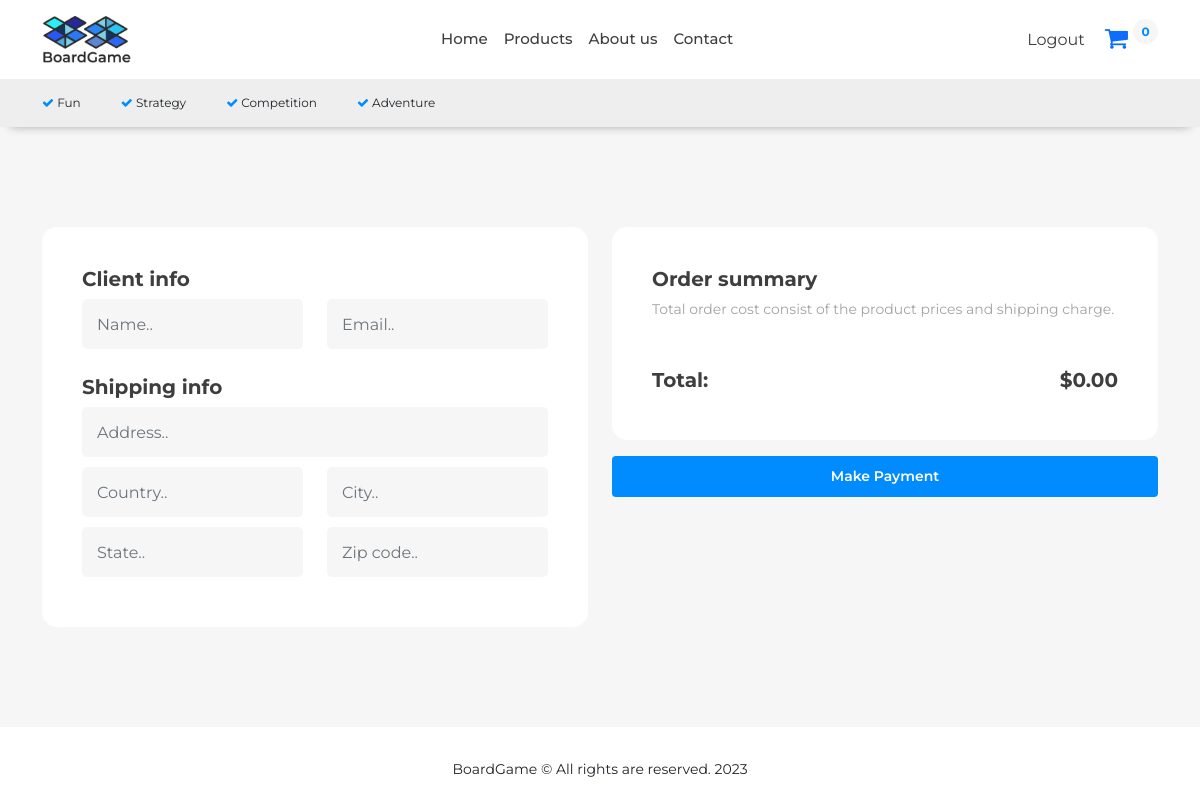
/checkout/ (signed in), run on an earlier commit of the app's database.
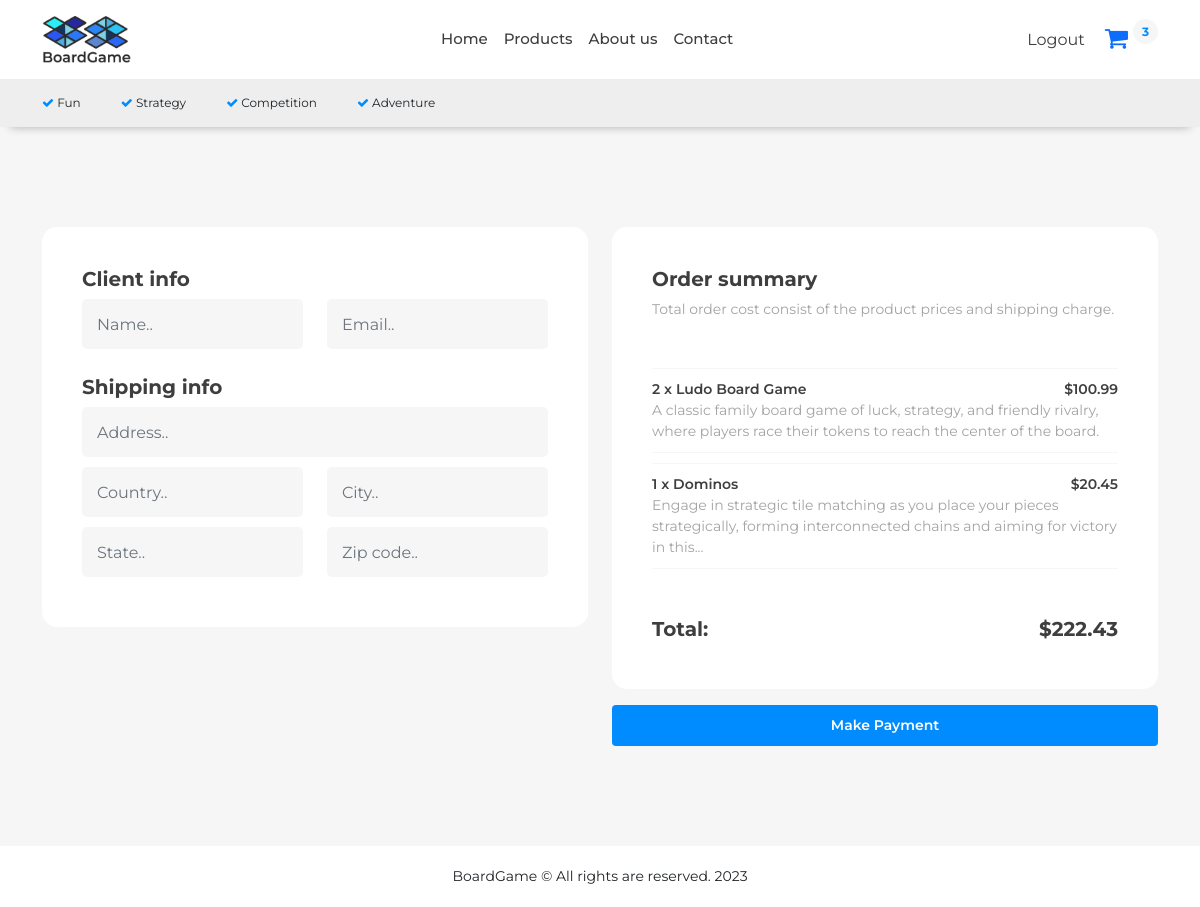
And on a later commit of the database.
### store/models.py (models this page shows, shortened)
class Order(models.Model):
    customer = models.ForeignKey(Customer, on_delete=models.SET_NULL, blank=True, null=True)
    date_ordered = models.DateTimeField(auto_now_add=True)
    complete = models.BooleanField(default=False, null=True, blank=False)
    transaction_id = models.CharField(max_length=200, null=True)
    @property
    def shipping(self):
        shipping = False
        orderitems = self.orderitem_set.all()
        for i in orderitems:
            if i.product.digital == False:
                shipping = True
            return shipping
    @property
    def get_cart_total(self):
        orderitems = self.orderitem_set.all()
        total = sum([item.get_total for item in orderitems])
        return total
    @property
    def get_cart_items(self):
        orderitems = self.orderitem_set.all()
        total = sum([item.quantity for item in orderitems])
        return total

class OrderItem(models.Model):
    product = models.ForeignKey(Product, on_delete=models.SET_NULL, blank=True, null=True)
    order = models.ForeignKey(Order, on_delete=models.SET_NULL, blank=True, null=True)
    quantity = models.IntegerField(default=0, null=True, blank=True)
    date_added = models.DateTimeField(auto_now_add=True)
    @property
    def get_total(self):
        total = self.product.price * self.quantity
        return total

class Product(models.Model):
    name = models.CharField(max_length=200, null=True)
    shortDescription = models.TextField()
    description = models.TextField()
    rules = models.TextField(default='', null=False, blank=False)
    price = models.FloatField(default='', null=False, blank=False)
    digital = models.BooleanField(default=False, null=True, blank=False)
    image = models.ImageField(null=True, blank=True)

### store/views.py (the view)
# urls.py: path('checkout/', views.checkout, name="checkout"),
@login_required(login_url='login')
def checkout(request):
    if request.user.is_authenticated:
        customer = request.user.customer
        order, created = Order.objects.get_or_create(customer=customer, complete=False)
        items = order.orderitem_set.all()
        cartItems = order.get_cart_items
    else:
        items = []
        order = {'get_cart_total': 0, 'get_cart_items': 0, 'shipping': False}
        cartItems = order['get_cart_items']
    context = {'items': items, 'order': order, 'cartItems': cartItems}
    return render(request, 'store/checkout.html', context)

### store/templates/store/checkout.html (shortened to what the changed rows need)
{% extends 'store/main.html' %}
{% load static %}
{% block content %}
    <div class="checkout">
        <div class="container">
            <div class="row">
                <div class="col-md-6">
                    <div class="form-box">
                        {% for item in items %}
                            <div class="product">
                                <div style="display: flex; align-items: center; justify-content: space-between;">
                                    <p style="color: var(--black-color); font-weight: 600">{{ item.quantity }}
                                        x {{ item.product.name }}</p>
                                    <p style="color: var(--black-color); font-weight: 600">${{ item.product.price }}</p>
                                </div>
                                <p>{{ item.product.shortDescription }}</p>
                            </div>
                        {% endfor %}
                        <div style="display: flex; align-items: center; justify-content: space-between;" class="mt-5">
                            <h5>Total:</h5>
                            <h5>${{ order.get_cart_total|floatformat:2 }}</h5>
                        </div>
                    </div>
                </div>
            </div>
        </div>
    </div>
{% endblock content %}

What changed in the data, as far as the page shows it:
removed Order: get_cart_total "0.00"
added OrderItem: quantity "2", product.name "Ludo Board Game", product.price "100.99", product.shortDescription "A classic family board game of luck, strategy, and friendly rivalry, where players race their tokens to reach the center of the board."
added OrderItem: quantity "1", product.name "Dominos", product.price "20.45", product.shortDescription "Engage in strategic tile matching as you place your pieces strategically, forming interconnected chains and aiming for victory in this..."
added Order: get_cart_total "222.43"
Also different on the page:
{{ cartItems }}: "0" → "3"
